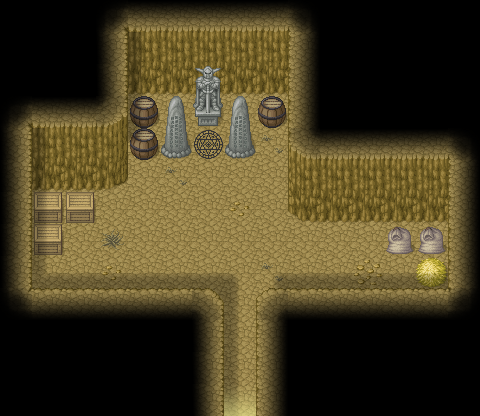

The image is a tile-based game level rendered from a .tmx file. Its description and source (layers, tilesets, objects; grid data summarised) follow:
An orthogonal 15x13 tile map with 32x32 px tiles, 8 tile layers (background, background_2, terrain, shadow_underlying, ...) and 44 objects (3x object.chest, 2x object.eventObject, object.spawnPoint, player.startingPosition).

<map version="1.5" tiledversion="1.7.2" orientation="orthogonal" renderorder="right-down" width="15" height="13" tilewidth="32" tileheight="32" infinite="0" nextlayerid="13" nextobjectid="924">
 <properties>
  <property name="above_player_layers" value="[3, 4]" />
  <property name="background_layers" value="[0, 1, 2]" />
  <property name="shadow_layers" value="[5, 6, 7]" />
 </properties>
 <tileset firstgid="1" source="tileset/tileset_pipoya_32.tsx" />
 <layer id="1" name="background" width="15" height="13" locked="1">
  <data>[195 cells, 130 non-empty, 1 distinct tile ids]</data>
 </layer>
 <layer id="2" name="background_2" width="15" height="13" locked="1">
  <data>[195 cells, 77 non-empty, 18 distinct tile ids]</data>
 </layer>
 <layer id="5" name="terrain" width="15" height="13" locked="1">
  <data>[195 cells, 23 non-empty, 13 distinct tile ids]</data>
 </layer>
 <layer id="8" name="shadow_underlying" width="15" height="13" locked="1">
  <data>[195 cells, 15 non-empty, 2 distinct tile ids]</data>
 </layer>
 <layer id="10" name="background_above_player" width="15" height="13" locked="1">
  <data>[195 cells, 18 non-empty, 5 distinct tile ids]</data>
 </layer>
 <layer id="3" name="shadows" width="15" height="13" locked="1">
  <data>[195 cells, 51 non-empty, 12 distinct tile ids]</data>
 </layer>
 <layer id="4" name="shadows_2" width="15" height="13" locked="1">
  <data>[195 cells, 25 non-empty, 6 distinct tile ids]</data>
 </layer>
 <layer id="9" name="shadows_3" width="15" height="13" locked="1">
  <data>[195 cells, 1 non-empty, 1 distinct tile ids]</data>
 </layer>
 <objectgroup id="11" name="objects">
  <object id="908" name="object.spawnPoint" x="208.563" y="144.563">
   <properties>
    <property name="spawn" value="playerLowOnMana" />
   </properties>
   <point />
  </object>
  <object id="917" name="object.chest" x="51.3333" y="268.667">
   <properties>
    <property name="drop" value="{big_coin: 1}" />
   </properties>
   <point />
  </object>
  <object id="918" name="object.chest" x="336" y="239">
   <properties>
    <property name="drop" value="{big_coin: 1}" />
   </properties>
   <point />
  </object>
  <object id="919" name="object.chest" x="370" y="235.667">
   <properties>
    <property name="drop" value="{big_coin: 1}" />
   </properties>
   <point />
  </object>
  <object id="920" name="object.eventObject" x="192" y="416" width="96" height="4">
   <properties>
    <property name="eventParameter" value="demo_2_waterfall_cave_goto_main" />
   </properties>
  </object>
  <object id="922" name="object.eventObject" x="224" y="320" width="32" height="7.33333">
   <properties>
    <property name="eventParameter" value="demo_2_waterfall_cave_entered" />
   </properties>
  </object>
  <object id="923" name="player.startingPosition" x="240" y="368">
   <properties>
    <property name="startingPointId" value="0" />
   </properties>
   <point />
  </object>
 </objectgroup>
 <objectgroup id="12" name="physics" locked="1">
  <object id="877" x="176.339" y="96.4521">
   <polygon points="0,0 -7.81818,10.5455 -11.0909,48.3636" />
  </object>
  <object id="878" x="165.069" y="143.542">
   <polygon points="0,0 -3.63636,7.81818 11.8182,11.0909" />
  </object>
  <object id="879" x="176.889" y="154.262">
   <polygon points="0,0 13.6364,-4.36364 10.9091,-11.0909" />
  </object>
  <object id="880" x="187.429" y="143.172">
   <polygon points="0,0 -4,-38.7273 -11.2727,-46.9091" />
  </object>
  <object id="881" x="240.889" y="96.0921">
   <polygon points="0,0 -7.81818,10.5455 -11.0909,48.3636" />
  </object>
  <object id="882" x="229.619" y="143.182">
   <polygon points="0,0 -3.63636,7.81818 11.8182,11.0909" />
  </object>
  <object id="883" x="241.439" y="153.902">
   <polygon points="0,0 13.6364,-4.36364 10.9091,-11.0909" />
  </object>
  <object id="884" x="251.979" y="142.812">
   <polygon points="0,0 -4,-38.7273 -11.2727,-46.9091" />
  </object>
  <object id="885" x="208.159" y="66.2621">
   <polygon points="0,0 -12.5455,2.36364 12.7273,2.18182" />
  </object>
  <object id="886" x="195.799" y="68.9921">
   <polygon points="0,0 12.7273,9.27273 24.9091,-0.363636" />
  </object>
  <object id="887" x="204.709" y="75.7221">
   <polygon points="0,0 -8.72727,4 -8.90909,40" />
  </object>
  <object id="888" x="212.519" y="75.3521">
   <polygon points="0,0 7.45455,4.72727 8,40.9091" />
  </object>
  <object id="889" x="195.799" y="116.082">
   <polygon points="0,0 24.9091,0.181818 12.5455,-38.1818" />
  </object>
  <object id="890" x="198.159" y="116.082" width="19.6364" height="3.63636" />
  <object id="892" x="0" y="95" width="38.6667" height="225" />
  <object id="893" x="32" y="302.5" width="160.5" height="17.5" />
  <object id="894" x="192" y="320" width="32" height="96" />
  <object id="895" x="256" y="320" width="32" height="96" />
  <object id="896" x="288" y="303" width="192" height="17" />
  <object id="897" x="441.333" y="128" width="38.6667" height="175.5">
   <properties>
    <property name="building_level" value="true" />
   </properties>
  </object>
  <object id="899" x="128" y="0" width="160" height="77.5" />
  <object id="900" x="192" y="320">
   <polygon points="0,0 32,0 0.25,-17.75" />
  </object>
  <object id="901" x="288" y="320">
   <polygon points="0,0 -32,0 -0.25,-16.5" />
  </object>
  <object id="902" x="0" y="0" width="128" height="160" />
  <object id="903" x="288" y="0" width="160" height="192" />
  <object id="904" x="320" y="192">
   <polygon points="0,0 -32,0 -0.03125,13.9688" />
  </object>
  <object id="905" x="96" y="160">
   <polygon points="0,0 32,0 0,14" />
  </object>
  <object id="906" x="32" y="160" width="64" height="13.875" />
  <object id="907" x="319.957" y="192" width="128.043" height="14" />
  <object id="909" x="144.182" y="128.182">
   <polygon points="0,0 -14,18 14,19" />
  </object>
  <object id="910" x="144.091" y="96">
   <polygon points="0,0 -14,18 14,19" />
  </object>
  <object id="911" x="272.364" y="96.2727">
   <polygon points="0,0 -14,18 14,19" />
  </object>
  <object id="912" x="431.667" y="258.667">
   <polygon points="0,0 -14,18 14,19" />
  </object>
  <object id="913" x="399" y="228">
   <polygon points="0,0 -14,18 14,19" />
  </object>
  <object id="914" x="431.333" y="227">
   <polygon points="0,0 -14,18 14,19" />
  </object>
  <object id="915" x="34.3333" y="192.333" width="59" height="23.6667" />
  <object id="916" x="34.3333" y="224.333" width="27" height="22.6667" />
 </objectgroup>
</map>
